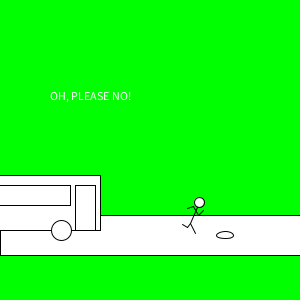
Frame 1 (no input)
Frame 60 (the mouse pressed at the canvas centre just before this capture): identical to frame 1, image omitted
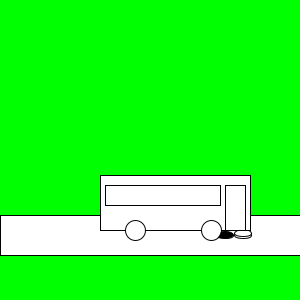
Frame 120 (the mouse held since frame 60 and released just before this capture)

The Processing sketch that drew these frames (run headless with seeded random() and noise(); from frame 60 on, the mouse is pressed at the canvas centre):

// Processing sketch: processing_36383
// ── processing_36383.pde

void setup() {
  size(300, 300);
  smooth();
}

void draw() {
  
  if (mouseX <= 91) {
    background(0, 255, 0);  
    rect(0, 215, 300, 40);

    //Running Mr. Stickman
    ellipseMode(CENTER);
    ellipse(225, 235, 17, 7);
    line(200, 200, 190, 223);
    line(190, 223, 195, 233);
    line(190, 223, 187, 227);
    line(187, 227, 182, 224);
    line(193, 206, 198, 215);
    line(193, 206, 187, 208);
    line(198, 215, 203, 210);
    ellipseMode(CENTER);
    ellipse(199, 202, 10, 10);
    text("OH, PLEASE NO!", 50, 100); 

    //Bus
    rect(mouseX-50, 175, 150, 55); 
    rect(mouseX+75, 185, 20, 45);
    rect(mouseX-45, 185, 115, 20);
    ellipseMode(CENTER);
    ellipse(mouseX-15, 230, 20, 20);
    ellipse(mouseX+61, 230, 20, 20);
  }

  if (mouseX > 91) {
    background(255, 230, 0);  
    rect(0, 215, 300, 40);

    //Currently getting hit Mr. Stickman
    ellipseMode(CENTER);
    ellipse(225, 235, 17, 7);
    line(230, 205, 206, 220);
    line(206, 220, 200, 227);
    line(206, 220, 198, 218);
    ellipseMode(CENTER);
    ellipse(230, 205, 10, 10);
    line(225, 210, 235, 215);
    line(225, 210, 231, 216);
    ellipseMode(CENTER);
    text("AHHHHHH.....", 130, 100); 

    //Bus
    rect(mouseX-50, 175, 150, 55);  
    rect(mouseX+75, 185, 20, 45);
    rect(mouseX-45, 185, 115, 20);
    ellipseMode(CENTER);
    ellipse(mouseX-15, 230, 20, 20);
    ellipse(mouseX+61, 230, 20, 20);
    fill(255, 0, 0);
    noStroke();
    ellipse(mouseX+90, 200, 15, 2);
    ellipse(mouseX+90, 205, 7, 1);
    ellipse(mouseX+88, 206, 5, 2);
    stroke(1);
    fill(255);
  }

  if (mouseX > 120) {
    background(255, 0, 0);  
    rect(0, 215, 300, 40);

    //S.O.L Mr. Stickman
    ellipseMode(CENTER);
    ellipse(225, 235, 17, 7);
    line(228, 232, 216, 232);
    line(228, 232, 217, 235);
    line(255, 230, 228, 232);
    ellipseMode(CENTER);
    ellipse(255, 230, 10, 10);
    line(245, 231, 257, 235);
    text("..........", 200, 100); 

    //Bus
    rect(mouseX-50, 175, 150, 55); 
    rect(mouseX+75, 185, 20, 45);
    rect(mouseX-45, 185, 115, 20);
    ellipseMode(CENTER);
    ellipse(mouseX-15, 230, 20, 20);
    ellipse(mouseX+61, 230, 20, 20);
    fill(255, 0, 0);
    noStroke();
    ellipse(mouseX+90, 200, 15, 2);
    ellipse(mouseX+90, 205, 7, 1);
    ellipse(mouseX+88, 206, 5, 2);
    ellipse(mouseX+89, 202, 7, 2);
    ellipse(mouseX+92, 203, 5, 1.5);
    ellipse(mouseX+100, 204, 6, 2);
    ellipse(mouseX+99, 208, 10, 2);
    ellipse(mouseX+90, 220, 15, 2);
    ellipse(mouseX+90, 218, 7, 1);
    ellipse(mouseX+88, 217, 5, 2);
    ellipse(mouseX+89, 215, 7, 2);
    ellipse(mouseX+92, 213, 5, 1.5);
    ellipse(mouseX+100, 210, 6, 2);
    ellipse(mouseX+99, 212, 10, 2);
    stroke(1);
    fill(255);
  }

  if (mousePressed) {
    if (mouseX <= 91) {
      background(0, 255, 0);  
      rect(0, 215, 300, 40);

      //Running Mr. Stickman
      ellipseMode(CENTER);
      ellipse(225, 235, 17, 7);
      line(200, 200, 190, 223);
      line(190, 223, 195, 233);
      line(190, 223, 187, 227);
      line(187, 227, 182, 224);
      line(193, 206, 198, 215);
      line(193, 206, 187, 208);
      line(198, 215, 203, 210);
      ellipseMode(CENTER);
      ellipse(199, 202, 10, 10);
      text("OH, PLEASE NO!", 50, 100); 

      //Bus
      rect(mouseX-50, 175, 150, 55);  
      rect(mouseX+75, 185, 20, 45);
      rect(mouseX-45, 185, 115, 20);
      ellipseMode(CENTER);
      ellipse(mouseX-15, 230, 20, 20);
      ellipse(mouseX+61, 230, 20, 20);
    }

    if (mouseX > 91) {
      background(0, 255, 0);  
      rect(0, 215, 300, 40);

      //manhole
      fill(0);
      ellipseMode(CENTER); 
      ellipse(225, 235, 17, 7);
      fill(255);

      //Mr. Stickman disappearing through manhole
      ellipse(243, 235, 17, 7);
      ellipse(243, 233, 17, 7);
      line(221, 225, 225, 235);
      line(222, 230, 225, 218);
      ellipse(221, 225, 10, 10);
      line(222, 230, 215, 220);
      text("WOOOAAHH!!", 100, 100);

      //Bus 
      rect(mouseX-50, 175, 150, 55);
      rect(mouseX+75, 185, 20, 45);
      rect(mouseX-45, 185, 115, 20);
      ellipseMode(CENTER);
      ellipse(mouseX-15, 230, 20, 20);
      ellipse(mouseX+61, 230, 20, 20);
    }

    if (mouseX > 110) {
      background(0, 255, 0);  
      rect(0, 215, 300, 40);
      
      //manhole
      fill(0);
      ellipseMode(CENTER); 
      ellipse(225, 235, 17, 7);
      fill(255);
      ellipse(243, 235, 17, 7);
      ellipse(243, 233, 17, 7); 
      
      //Bus
      rect(mouseX-50, 175, 150, 55);  
      rect(mouseX+75, 185, 20, 45);
      rect(mouseX-45, 185, 115, 20);
      ellipseMode(CENTER);
      ellipse(mouseX-15, 230, 20, 20);
      ellipse(mouseX+61, 230, 20, 20);
    }

    if (mouseX > 280) {
      background(0, 255, 0);   
      rect(0, 215, 300, 40);
      
      //manhole
      fill(0);
      ellipseMode(CENTER); 
      ellipse(225, 235, 17, 7);
      fill(255);
      ellipse(243, 235, 17, 7);
      ellipse(243, 233, 17, 7);
      text("THAT WAS A CLOSE ONE...", 130, 100); 
      
      //Bus
      rect(mouseX-50, 175, 150, 55);  
      rect(mouseX+75, 185, 20, 45);
      rect(mouseX-45, 185, 115, 20);
      ellipseMode(CENTER);
      ellipse(mouseX-15, 230, 20, 20);
      ellipse(mouseX+61, 230, 20, 20);
      
      //Mr. Stickman's head 
      ellipse(225, 227, 10, 10);
    }
  }
}
